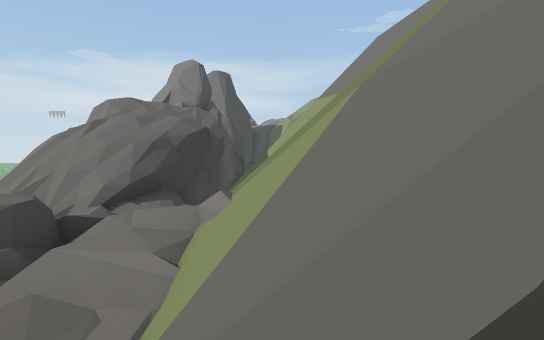
View 1 (above)

13 first-person views from a walk through a Unity game level. The camera is 1.5 m above the floor, tilts 6° down and sees 85° across. The floor is counted in squares, 2 m on a side. Each view is taken from the middle of a square. On the plan, view 1 faces up. The plan holds only what a view shows up to about 10 squares ahead; the rest is blank. The place goes on beyond the plan. The player character is not drawn. Some surface patterns are stand-ins.

View 2
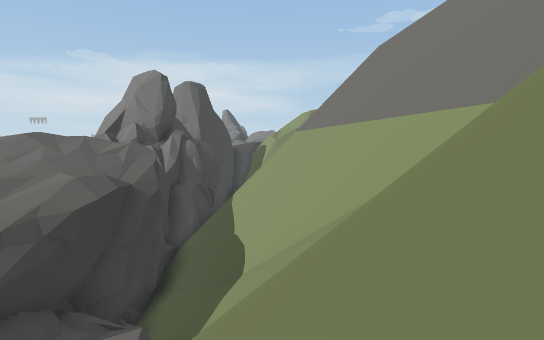

View 3
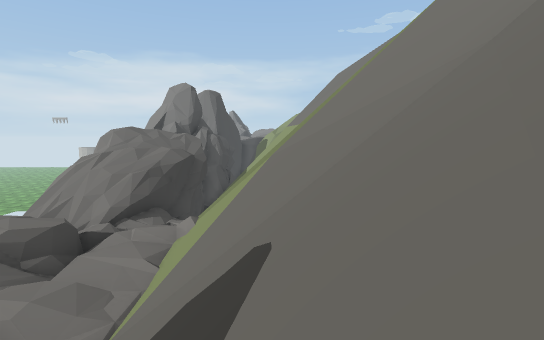

View 4
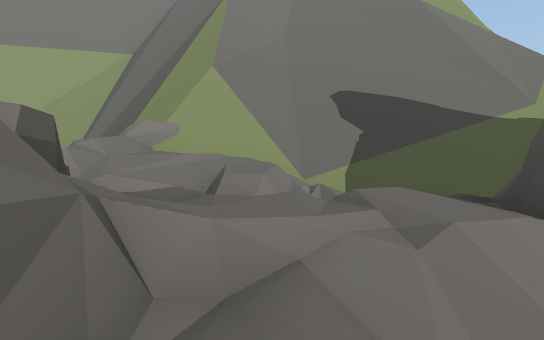

View 5
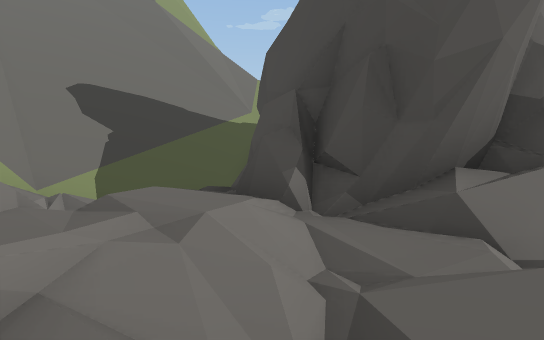

View 6
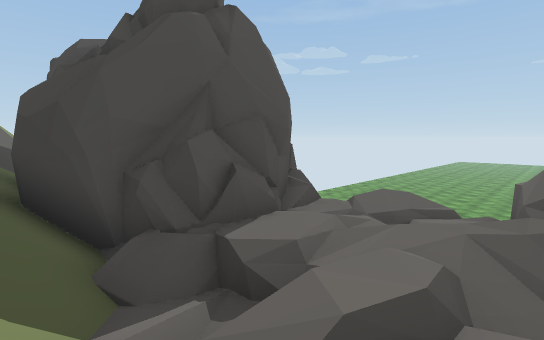

View 7
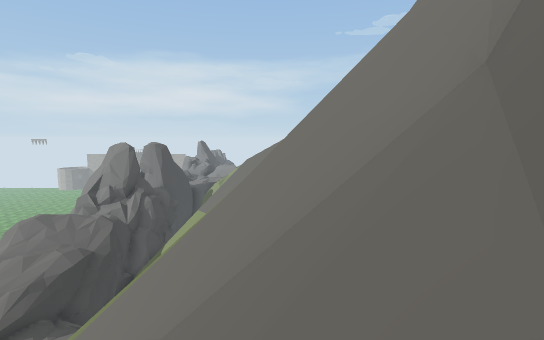

View 8
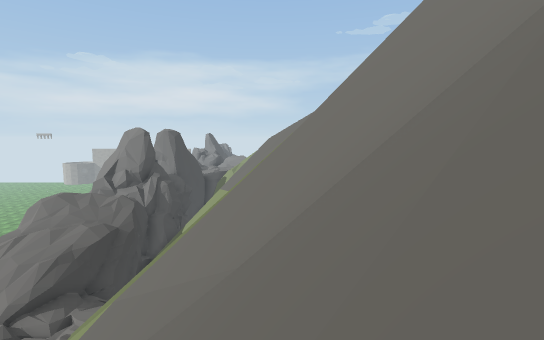

View 9
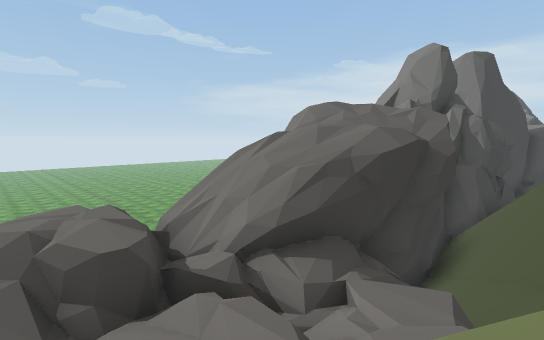

View 10
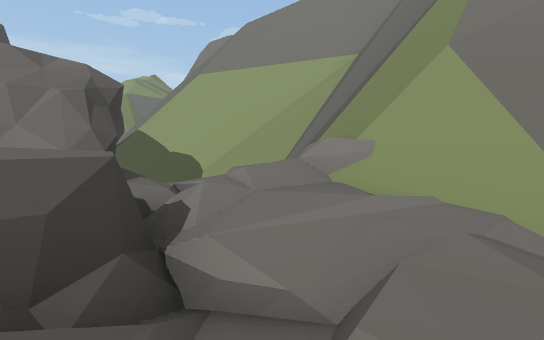

View 11
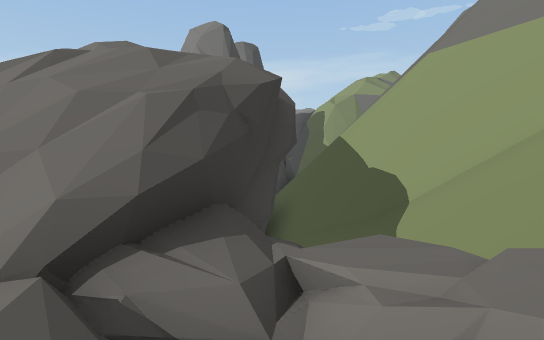

View 12
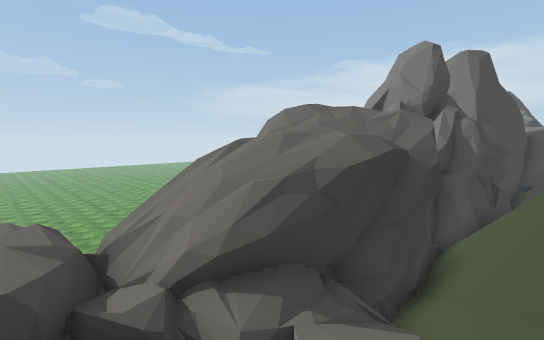

View 13
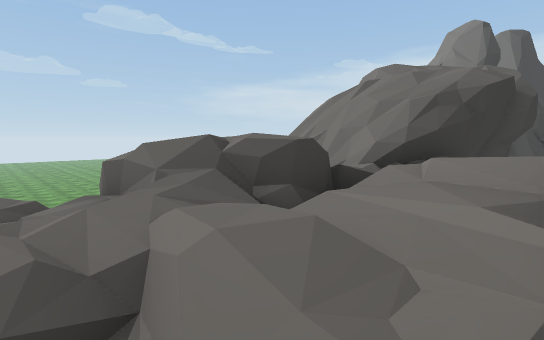

### Floor plan
Key: @ floor where view 1 was taken; # wall or solid block; . main floor; - floor 1 m lower than the main floor; / step, stairs or slope; = window, fence, low wall or low ledge; ^ raised ledge; v drop or lower ground.
Columns run from 7 left of view 1 to 8 right of it. Each row starts with its distance up from view 1.
 13      #
 12      #   ^^
 11     ###  ==#
 10     ### vvv##
  9     ##vvvvvv#
  8     ##vvvvvv#
  7     ##vvvvvvv^
  6   ###..vvvvvv^
  5   ##=v.vvvvv
  4  ##^#/////v=
  3 ##=//.///==#^^^
  2 #--.//////==#^^^
  1  //..-////////#^
  0  #.#=//@//////^
 -1  ####////////#
 -2  #####///////

Where each view was taken, in squares from view 1:
view 1: 0 up, 0 right, facing up
view 2: 3 up, 1 right, facing up
view 3: 2 down, 1 right, facing up
view 4: 2 up, 6 left, facing right
view 5: 2 up, 6 left, facing down-right
view 6: 3 up, 1 left, facing down-left
view 7: 2 down, 5 right, facing up
view 8: 2 down, 4 right, facing up
view 9: 3 up, 0 right, facing up-left
view 10: 2 up, 4 left, facing up-right
view 11: 4 up, 2 left, facing up
view 12: 4 up, 0 right, facing up-left
view 13: 1 up, 1 left, facing up-left
